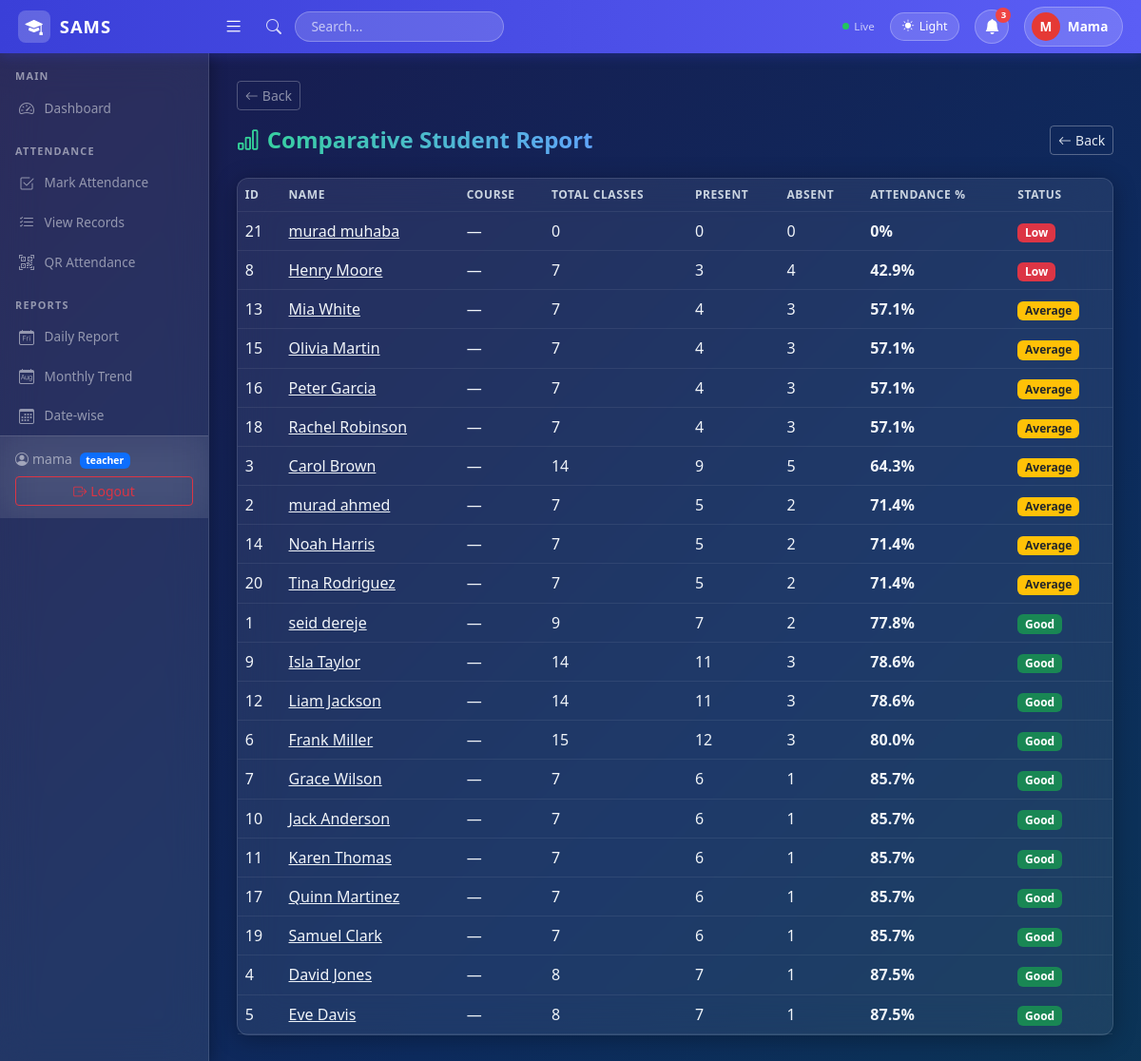
Screenshot of /reports/comparative/ (signed in) with the database file from the repository.
### core/models.py (models this page shows, shortened)
class Profile(models.Model):
    ROLE_CHOICES = [('admin', 'Admin'), ('teacher', 'Teacher'), ('student', 'Student')]
    user = models.OneToOneField(User, on_delete=models.CASCADE)
    role = models.CharField(max_length=10, choices=ROLE_CHOICES, default='teacher')

class Student(models.Model):
    student_id = models.CharField(max_length=20, unique=True, null=True, blank=True)
    first_name = models.CharField(max_length=50)
    last_name = models.CharField(max_length=50)
    section = models.CharField(max_length=50, null=True, blank=True)
    department = models.CharField(max_length=100, null=True, blank=True)
    parent_contact = models.CharField(max_length=20, null=True, blank=True)
    class_group = models.ForeignKey(ClassGroup, on_delete=models.SET_NULL, null=True, blank=True, related_name='students')
    courses = models.ManyToManyField(Course, blank=True)
    user = models.OneToOneField(User, on_delete=models.SET_NULL, null=True, blank=True, related_name='student_profile')
    def __str__(self):
        return f"{self.first_name} {self.last_name}"

### core/views.py (the view)
    def wrapper(request, *args, **kwargs):
        if not request.user.is_authenticated:
            return redirect('login')
        if get_role(request.user) == 'student':
            return redirect('student_dashboard')
        return view_func(request, *args, **kwargs)

### core/views.py (called while the page is built)
def get_role(user):
    try:
        return user.profile.role
    except Exception:
        return None

def no_student(view_func):
    def wrapper(request, *args, **kwargs):
        if not request.user.is_authenticated:
            return redirect('login')
        if get_role(request.user) == 'student':
            return redirect('student_dashboard')
        return view_func(request, *args, **kwargs)
    return wrapper

@login_required
@no_student
def report_comparative(request):
    students = Student.objects.all()
    summary = []
    for s in students:
        records = Attendance.objects.filter(student=s)
        total = records.count()
        present = records.filter(status='Present').count()
        summary.append({
            'student': s,
            'total': total,
            'present': present,
            'absent': total - present,
            'pct': round((present / total * 100), 1) if total else 0,
        })
    summary.sort(key=lambda x: x['pct'])
    return render(request, 'reports/comparative.html', {'summary': summary})

### templates/reports/comparative.html (shortened to what this page needs)
{% extends 'base.html' %}
{% block content %}
<div class="d-flex justify-content-between align-items-center mb-4">
  <h4 class="fw-bold mb-0" style="background: linear-gradient(90deg,#34d399,#60a5fa); -webkit-background-clip:text; -webkit-text-fill-color:transparent; background-clip:text;"><i class="bi bi-bar-chart me-2" style="-webkit-text-fill-color:#34d399;"></i>Comparative Student Report</h4>
  <a href="{% url 'home' %}" class="btn btn-sm" style="border:1px solid rgba(255,255,255,0.3); color:#e2e8f0; background:transparent;">
    <i class="bi bi-arrow-left me-1"></i>Back
  </a>
</div>
<div class="card">
  <table class="table table-hover mb-0">
    <thead>
      <tr>
        <th>ID</th>
        <th>Name</th>
        <th>Course</th>
        <th>Total Classes</th>
        <th>Present</th>
        <th>Absent</th>
        <th>Attendance %</th>
        <th>Status</th>
      </tr>
    </thead>
    <tbody>
      {% for row in summary %}
      <tr>
        <td>{{ row.student.id }}</td>
        <td><a href="{% url 'student_detail' row.student.id %}">{{ row.student }}</a></td>
        <td>{{ row.student.course|default:"—" }}</td>
        <td>{{ row.total }}</td>
        <td class="text-success">{{ row.present }}</td>
        <td class="text-danger">{{ row.absent }}</td>
        <td><strong>{{ row.pct }}%</strong></td>
        <td>
          {% if row.pct >= 75 %}
            <span class="badge bg-success">Good</span>
          {% elif row.pct >= 50 %}
            <span class="badge bg-warning text-dark">Average</span>
          {% else %}
            <span class="badge bg-danger">Low</span>
          {% endif %}
        </td>
      </tr>
      {% empty %}
      <tr><td colspan="8" class="text-center text-muted py-4">No data available.</td></tr>
      {% endfor %}
    </tbody>
  </table>
</div>
{% endblock %}

### templates/base.html (shortened to what this page needs)
<!DOCTYPE html>
<html lang="en" id="htmlRoot">
<head>
  <link href="https://cdn.jsdelivr.net/npm/bootstrap@5.3.0/dist/css/bootstrap.min.css" rel="stylesheet">
  <link href="https://cdn.jsdelivr.net/npm/bootstrap-icons@1.10.5/font/bootstrap-icons.css" rel="stylesheet">
</head>
<body>
{% if user.is_authenticated %}
<nav class="top-navbar">
  <a href="{% url 'home' %}" class="brand">
    <div class="brand-icon"><i class="bi bi-mortarboard-fill text-white"></i></div>
    SAMS
  </a>
  <button class="hamburger ms-2" id="sidebarToggle"><i class="bi bi-list"></i></button>
  <div class="d-flex align-items-center ms-3 gap-2 flex-grow-1">
    <i class="bi bi-search search-icon"></i>
    <input type="text" class="search-box d-none d-md-block" placeholder="Search...">
  </div>
  <div class="d-flex align-items-center gap-3 ms-auto">
    <div class="sync-indicator d-none d-md-flex">
      <div class="sync-dot"></div>Live
    </div>
    <button class="theme-btn" onclick="toggleTheme()" id="themeBtn">
      <i class="bi bi-moon-fill" id="themeIcon"></i>
      <span id="themeLabel" class="d-none d-md-inline">Dark</span>
    </button>
    <div style="position:relative;">
      <button class="notif-btn" id="notifBtn" onclick="toggleNotif()">
        <i class="bi bi-bell-fill"></i>
        <span class="notif-badge" id="notifBadge">3</span>
      </button>
    </div>
    <a href="{% url 'logout' %}" class="user-pill">
      <div class="user-avatar">{{ user.username|first|upper }}</div>
      <span class="d-none d-md-inline">{{ user.username|capfirst }}</span>
    </a>
  </div>
</nav>
<div class="sidebar" id="sidebar">
  <div class="section-label">Main</div>
  <a href="{% url 'home' %}" class="nav-link {% if request.resolver_match.url_name == 'home' %}active{% endif %}">
    <i class="bi bi-speedometer2"></i> Dashboard
  </a>
  {% if user.profile.role == 'student' %}
  <div class="section-label">My Account</div>
  <a href="{% url 'student_dashboard' %}" class="nav-link {% if request.resolver_match.url_name == 'student_dashboard' %}active{% endif %}">
    <i class="bi bi-speedometer2"></i> Dashboard
  </a>
  <div class="section-label">My Attendance</div>
  <a href="{% url 'student_attendance' %}" class="nav-link {% if request.resolver_match.url_name == 'student_attendance' %}active{% endif %}">
    <i class="bi bi-list-check"></i> Attendance Records
  </a>
  <a href="{% url 'student_reports' %}" class="nav-link {% if request.resolver_match.url_name == 'student_reports' %}active{% endif %}">
    <i class="bi bi-bar-chart-fill"></i> My Reports
  </a>
  <a href="{% url 'student_profile' %}" class="nav-link {% if request.resolver_match.url_name == 'student_profile' %}active{% endif %}">
    <i class="bi bi-person-circle"></i> My Profile
  </a>
  {% else %}
  <div class="section-label">Attendance</div>
  <a href="{% url 'attendance_mark' %}" class="nav-link {% if request.resolver_match.url_name == 'attendance_mark' %}active{% endif %}">
    <i class="bi bi-check2-square"></i> Mark Attendance
  </a>
  <a href="{% url 'attendance_list' %}" class="nav-link {% if request.resolver_match.url_name == 'attendance_list' %}active{% endif %}">
    <i class="bi bi-list-check"></i> View Records
  </a>
  <a href="{% url 'qr_generate' %}" class="nav-link {% if request.resolver_match.url_name == 'qr_generate' or request.resolver_match.url_name == 'qr_session_detail' %}active{% endif %}">
    <i class="bi bi-qr-code-scan"></i> QR Attendance
  </a>
  <div class="section-label">Reports</div>
  <a href="{% url 'report_daily' %}" class="nav-link {% if request.resolver_match.url_name == 'report_daily' %}active{% endif %}">
    <i class="bi bi-calendar-day"></i> Daily Report
  </a>
  <a href="{% url 'report_monthly' %}" class="nav-link {% if request.resolver_match.url_name == 'report_monthly' %}active{% endif %}">
    <i class="bi bi-calendar-month"></i> Monthly Trend
  </a>
  <a href="{% url 'report_datewise' %}" class="nav-link {% if request.resolver_match.url_name == 'report_datewise' %}active{% endif %}">
    <i class="bi bi-calendar3"></i> Date-wise
  </a>
  {% endif %}
  <div class="sidebar-footer">
    <small class="d-block" style="color:var(--text-muted);">
      <i class="bi bi-person-circle me-1"></i>{{ user.username }}
      <span class="badge bg-primary ms-1" style="font-size:.65rem;">
        {% if user.is_superuser %}admin{% else %}{{ user.profile.role }}{% endif %}
      </span>
    </small>
    <a href="{% url 'logout' %}" class="btn btn-sm btn-outline-danger w-100 mt-2">
      <i class="bi bi-box-arrow-right me-1"></i>Logout
    </a>
  </div>
</div>
<div class="page-wrapper" id="pageWrapper">
  {% if request.resolver_match.url_name != 'home' and request.resolver_match.url_name != 'student_dashboard' %}
  <div class="mb-3">
    <button onclick="history.back()" class="btn btn-sm" style="border:1px solid rgba(255,255,255,0.25); color:var(--text-muted); background:transparent; transition:all .2s;"
      onmouseover="this.style.background='rgba(255,255,255,0.1)'; this.style.color='var(--text-primary)'"
      onmouseout="this.style.background='transparent'; this.style.color='var(--text-muted)'">
      <i class="bi bi-arrow-left me-1"></i>Back
    </button>
  </div>
  {% endif %}
  {% block content %}{% endblock %}
</div>
{% endif %}
</body>
</html>

### rows the page displays
Student: student.id "21", student "murad muhaba", student.course "—", total "0", present "0", absent "0", pct "0", shows "Low"
Student: student.id "8", student "Henry Moore", student.course "—", total "7", present "3", absent "4", pct "42.9", shows "Low"
Student: student.id "13", student "Mia White", student.course "—", total "7", present "4", absent "3", pct "57.1", shows "Average"
Student: student.id "15", student "Olivia Martin", student.course "—", total "7", present "4", absent "3", pct "57.1", shows "Average"
Student: student.id "16", student "Peter Garcia", student.course "—", total "7", present "4", absent "3", pct "57.1", shows "Average"
Student: student.id "18", student "Rachel Robinson", student.course "—", total "7", present "4", absent "3", pct "57.1", shows "Average"
Student: student.id "3", student "Carol Brown", student.course "—", total "14", present "9", absent "5", pct "64.3", shows "Average"
Student: student.id "2", student "murad ahmed", student.course "—", total "7", present "5", absent "2", pct "71.4", shows "Average"
Student: student.id "14", student "Noah Harris", student.course "—", total "7", present "5", absent "2", pct "71.4", shows "Average"
Student: student.id "20", student "Tina Rodriguez", student.course "—", total "7", present "5", absent "2", pct "71.4", shows "Average"
Student: student.id "1", student "seid dereje", student.course "—", total "9", present "7", absent "2", pct "77.8", shows "Good"
Student: student.id "9", student "Isla Taylor", student.course "—", total "14", present "11", absent "3", pct "78.6", shows "Good"
Student: student.id "12", student "Liam Jackson", student.course "—", total "14", present "11", absent "3", pct "78.6", shows "Good"
Student: student.id "6", student "Frank Miller", student.course "—", total "15", present "12", absent "3", pct "80.0", shows "Good"
Student: student.id "7", student "Grace Wilson", student.course "—", total "7", present "6", absent "1", pct "85.7", shows "Good"
Student: student.id "10", student "Jack Anderson", student.course "—", total "7", present "6", absent "1", pct "85.7", shows "Good"
Student: student.id "11", student "Karen Thomas", student.course "—", total "7", present "6", absent "1", pct "85.7", shows "Good"
Student: student.id "17", student "Quinn Martinez", student.course "—", total "7", present "6", absent "1", pct "85.7", shows "Good"
Student: student.id "19", student "Samuel Clark", student.course "—", total "7", present "6", absent "1", pct "85.7", shows "Good"
Student: student.id "4", student "David Jones", student.course "—", total "8", present "7", absent "1", pct "87.5", shows "Good"
Student: student.id "5", student "Eve Davis", student.course "—", total "8", present "7", absent "1", pct "87.5", shows "Good"

### other values shown
{{ user.username|first|upper }} "M"
{{ user.username|capfirst }} "Mama"
{{ user.username }} "mama"
{{ user.profile.role }} "teacher"
